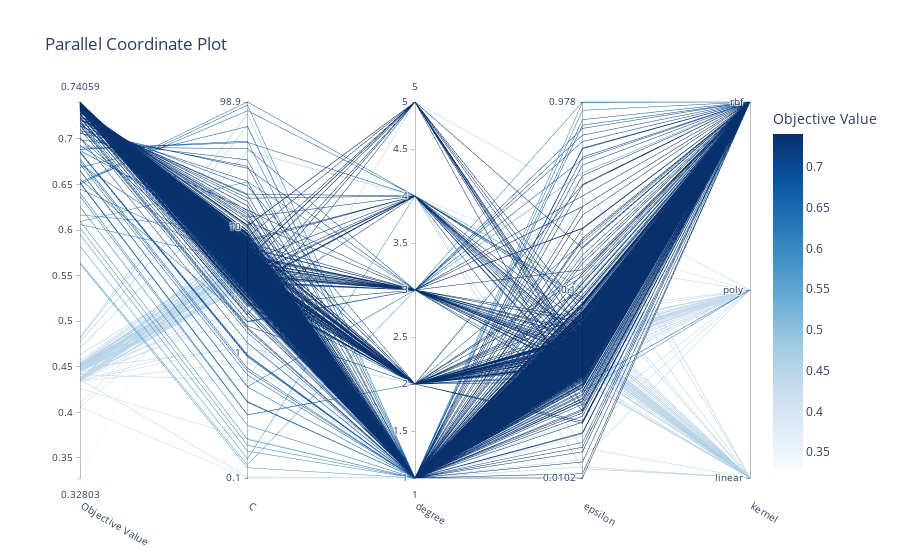

Notebook source saved alongside this figure:
### Code cell
optuna.visualization.plot_parallel_coordinate(study)

### Figure 1 — Plotly figure (JSON) as saved in the notebook; plotly's stock layout.template omitted (floating-point values rounded to 4 significant figures; data arrays with more than 128 entries replaced by an {"elided": "..."} marker saying what was removed)
{"data": [{"dimensions": [{"label": "Objective Value", "range": [0.328, 0.7406], "values": {"elided": "1000 float values"}}, {"label": "C", "range": [-0.9979, 1.995], "ticktext": ["0.1", "1", "10", "98.9"], "tickvals": [-0.9979, 0, 1, 1.995], "values": {"elided": "1000 float values"}}, {"label": "degree", "range": [1, 5], "values": {"elided": "1000 int values"}}, {"label": "epsilon", "range": [-1.993, -0.009518], "ticktext": ["0.0102", "0.1", "0.978"], "tickvals": [-1.993, -1, -0.009518], "values": {"elided": "1000 float values"}}, {"label": "kernel", "range": [0, 2], "ticktext": ["linear", "poly", "rbf"], "tickvals": [0, 1, 2], "values": {"elided": "1000 int values"}}], "labelangle": 30, "labelside": "bottom", "line": {"color": {"elided": "1000 float values"}, "colorbar": {"title": {"text": "Objective Value"}}, "colorscale": [[0, "rgb(247,251,255)"], [0.125, "rgb(222,235,247)"], [0.25, "rgb(198,219,239)"], [0.375, "rgb(158,202,225)"], [0.5, "rgb(107,174,214)"], [0.625, "rgb(66,146,198)"], [0.75, "rgb(33,113,181)"], [0.875, "rgb(8,81,156)"], [1, "rgb(8,48,107)"]], "reversescale": false, "showscale": true}, "type": "parcoords"}], "layout": {"title": {"text": "Parallel Coordinate Plot"}}}
